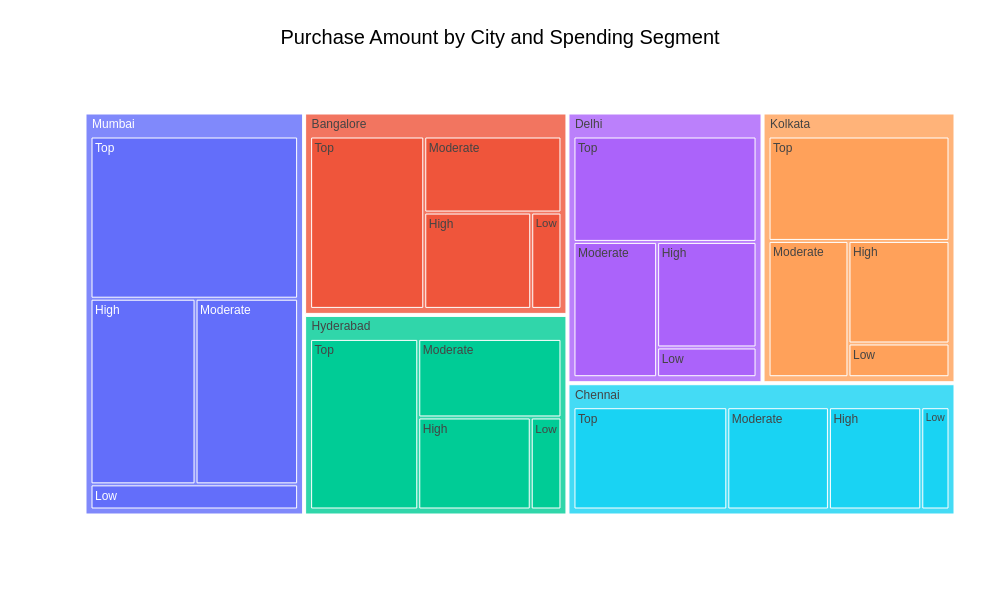

Notebook code cell kept with this figure:
### Markdown cell above
#### **Chart C. Treemap — Purchase Amount by City and Spending Segment**

**Purpose:** Visualize how total purchase amount is distributed across different cities and customer spending segments.

**Library:** Plotly

**Key functions and parameters**                                           
groupby()     - Groups data by city and spending segment                    
sum()         - Calculates total purchase amount for each group             
reset_index() - Converts grouped results back into a normal DataFrame       
px.treemap()  - Creates the treemap visualization                           
path          - Defines the hierarchy: **City → Spending Segment**          
values        - Determines the size of each rectangle using purchase amount 
title         - Adds the chart title                                        
fig.show()    - Displays the interactive chart                              

**Understanding the Treemap**

- **Large rectangles** represent groups contributing a larger total purchase amount.
- **Smaller rectangles** represent groups contributing a smaller amount.
- Each city is divided into its spending segments.
- Hovering over a rectangle will show the **city, spending segment, and exact purchase amount**.

### Code cell
city_segment = df_eda.groupby(
    ['City', 'Customer_Spending_Segment']
)['Purchase_Amount'].sum().reset_index()

fig = px.treemap(
    city_segment,
    path=['City', 'Customer_Spending_Segment'],
    values='Purchase_Amount',
    title='Purchase Amount by City and Spending Segment'
)

fig.show()

### Figure 1 — Plotly figure (JSON) as saved in the notebook; plotly's stock layout.template omitted (floating-point values rounded to 4 significant figures)
{"data": [{"branchvalues": "total", "domain": {"x": [0, 1], "y": [0, 1]}, "hovertemplate": "labels=%{label}<br>Purchase_Amount=%{value}<br>parent=%{parent}<br>id=%{id}<extra></extra>", "ids": ["Bangalore/High", "Bangalore/Low", "Bangalore/Moderate", "Bangalore/Top", "Chennai/High", "Chennai/Low", "Chennai/Moderate", "Chennai/Top", "Delhi/High", "Delhi/Low", "Delhi/Moderate", "Delhi/Top", "Hyderabad/High", "Hyderabad/Low", "Hyderabad/Moderate", "Hyderabad/Top", "Kolkata/High", "Kolkata/Low", "Kolkata/Moderate", "Kolkata/Top", "Mumbai/High", "Mumbai/Low", "Mumbai/Moderate", "Mumbai/Top", "Bangalore", "Chennai", "Delhi", "Hyderabad", "Kolkata", "Mumbai"], "labels": ["High", "Low", "Moderate", "Top", "High", "Low", "Moderate", "Top", "High", "Low", "Moderate", "Top", "High", "Low", "Moderate", "Top", "High", "Low", "Moderate", "Top", "High", "Low", "Moderate", "Top", "Bangalore", "Chennai", "Delhi", "Hyderabad", "Kolkata", "Mumbai"], "name": "", "parents": ["Bangalore", "Bangalore", "Bangalore", "Bangalore", "Chennai", "Chennai", "Chennai", "Chennai", "Delhi", "Delhi", "Delhi", "Delhi", "Hyderabad", "Hyderabad", "Hyderabad", "Hyderabad", "Kolkata", "Kolkata", "Kolkata", "Kolkata", "Mumbai", "Mumbai", "Mumbai", "Mumbai", "", "", "", "", "", ""], "type": "treemap", "values": [8935000.0, 2523000.0, 9044000.0, 17050000.0, 8882000.0, 2715000.0, 9775000.0, 14800000.0, 8860000.0, 2498000.0, 9559000.0, 16300000.0, 8988000.0, 2454000.0, 9764000.0, 16020000.0, 8754000.0, 2879000.0, 9206000.0, 15970000.0, 15700000.0, 4203000.0, 15340000.0, 27120000.0, 37560000.0, 36170000.0, 37210000.0, 37220000.0, 36810000.0, 62370000.0]}], "layout": {"height": 600, "legend": {"tracegroupgap": 0}, "title": {"text": "Purchase Amount by City and Spending Segment"}, "width": 1000}}
